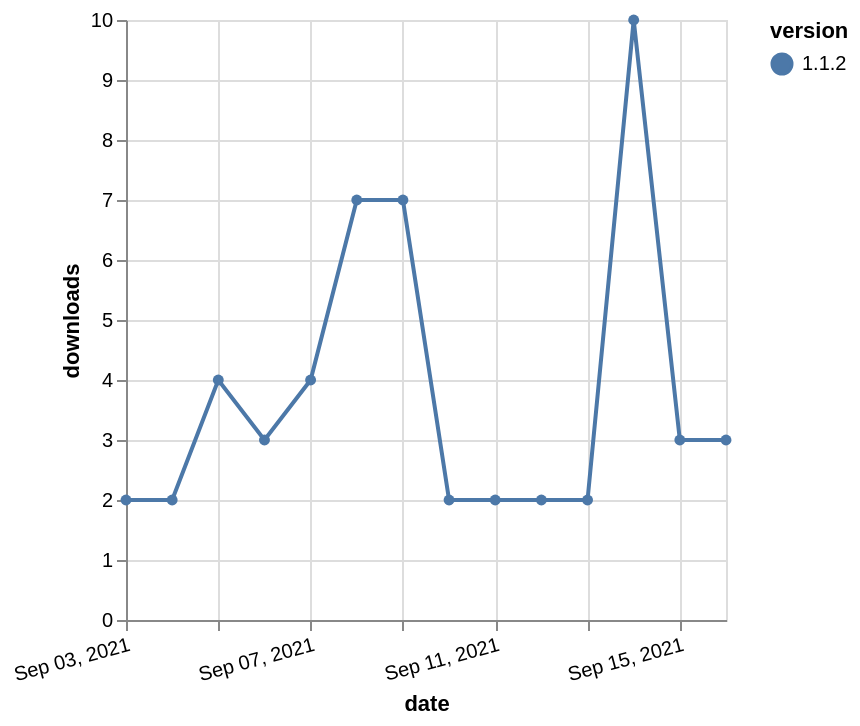

Write the Vega-Lite specification saved for this chart.
### Vega-Lite specification from a JSON file in a GitHub repository (floating-point values rounded to 4 significant figures)
{"$schema": "https://vega.github.io/schema/vega-lite/v5.json", "description": "A simple bar chart with embedded data.", "data": {"values": [{"date": "2021-09-03", "total": 4673, "delta": 2, "version": "1.1.2"}, {"date": "2021-09-04", "total": 4675, "delta": 2, "version": "1.1.2"}, {"date": "2021-09-05", "total": 4679, "delta": 4, "version": "1.1.2"}, {"date": "2021-09-06", "total": 4682, "delta": 3, "version": "1.1.2"}, {"date": "2021-09-07", "total": 4686, "delta": 4, "version": "1.1.2"}, {"date": "2021-09-08", "total": 4693, "delta": 7, "version": "1.1.2"}, {"date": "2021-09-09", "total": 4700, "delta": 7, "version": "1.1.2"}, {"date": "2021-09-10", "total": 4702, "delta": 2, "version": "1.1.2"}, {"date": "2021-09-11", "total": 4704, "delta": 2, "version": "1.1.2"}, {"date": "2021-09-12", "total": 4706, "delta": 2, "version": "1.1.2"}, {"date": "2021-09-13", "total": 4708, "delta": 2, "version": "1.1.2"}, {"date": "2021-09-14", "total": 4718, "delta": 10, "version": "1.1.2"}, {"date": "2021-09-15", "total": 4721, "delta": 3, "version": "1.1.2"}, {"date": "2021-09-16", "total": 4724, "delta": 3, "version": "1.1.2"}]}, "width": "container", "mark": {"type": "line", "point": {"filled": true}}, "encoding": {"x": {"field": "date", "type": "temporal", "timeUnit": "yearmonthdate", "title": "date", "axis": {"labelAngle": -15}}, "y": {"field": "delta", "type": "quantitative", "title": "downloads"}, "color": {"field": "version", "type": "nominal"}, "tooltip": {"field": "delta"}}}
